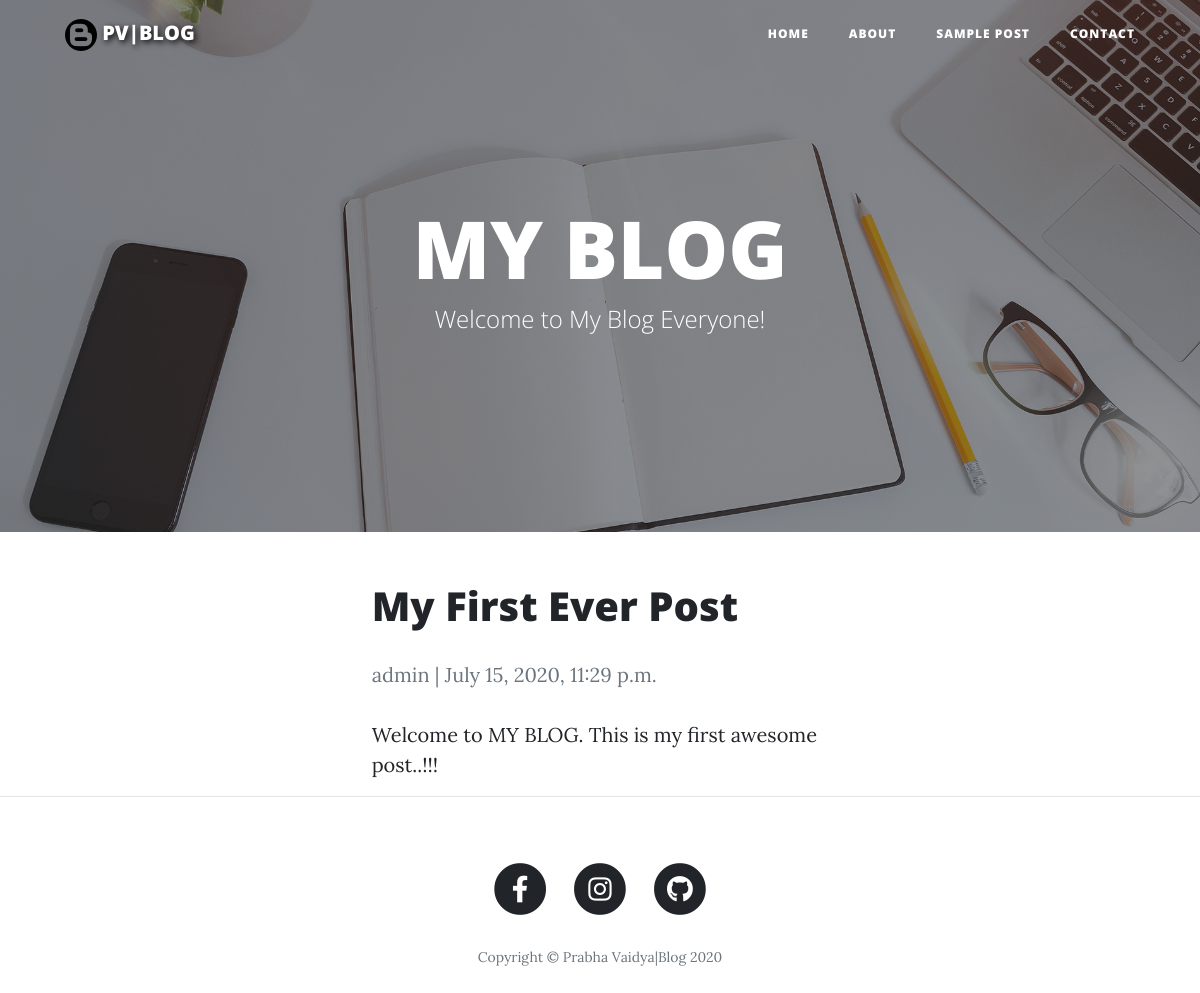
The page /my-first-ever-post/ on the database its author committed.
### blog/models.py (models this page shows, shortened)
class Post(models.Model):
    title = models.CharField(max_length=200, unique=True)
    slug = models.SlugField(max_length=200, unique=True)
    author = models.ForeignKey(User, on_delete= models.CASCADE,related_name='blog_post')
    updated_on = models.DateTimeField(auto_now= True)
    content = models.TextField()
    created_on = models.DateTimeField(auto_now_add=True)
    status = models.IntegerField(choices=STATUS, default=0)
    class Meta:
        ordering = ['-created_on']
    class Meta:
        db_table = "blog_post"

### blog/views.py (the view)
# urls.py: path('<slug:slug>/', views.PostDetail.as_view(), name='post_detail'),
class PostDetail(generic.DetailView):
    model = Post
    template_name = 'post_detail.html'

### blog/templates/post_detail.html
{% extends 'base.html' %}
{% block content %}
<div class="col-lg-8 col-md-10 mx-auto">
    <h1>{% block title %} {{ object.title }} {% endblock title %}</h1>
    <p class=" text-muted">{{ post.author }} | {{ post.created_on }}</p>
    <p class="card-text ">{{ object.content | safe }}</p>
</div>
{% endblock %}

### rows shown on the page
Post: title "My First Ever Post", author "admin", created_on "July 15, 2020, 11:29 p.m.", content "Welcome to MY BLOG. This is my first awesome post..!!!"
